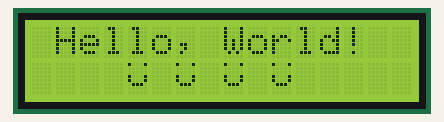
Simulated run of this sketch. Board: Arduino Uno, built with avr-gcc and run on an emulated ATmega328P. Shown: 16×2 character LCD.

Above: at 0.6 s.
At 5.7 s:
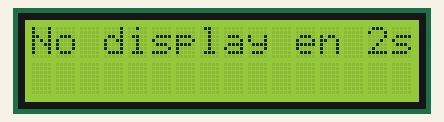
At 12.7 s:
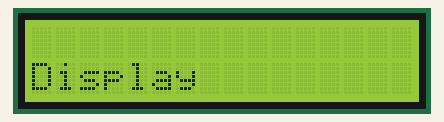
At 17.7 s:
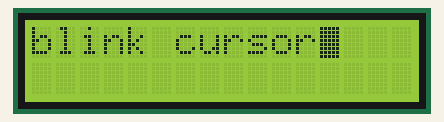
At 22.7 s:
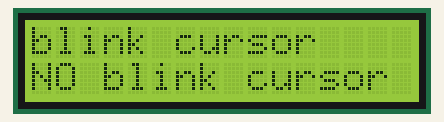
At 27.7 s:
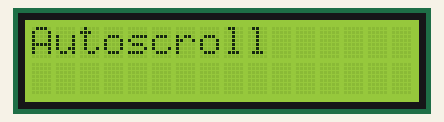

Measured:
- what the display in image 0 shows lasts 5.2 s, from 0.5 s to 5.7 s
- what the display in image 1 shows lasts 2.0 s, from 5.7 s to 7.7 s
- what the display in image 2 shows lasts 5.0 s, from 12.7 s to 17.7 s

The sketch:

lcd1602a.ino
```cpp
/*
  Librería LiquidCrystal - Hello World

  Demostración del uso en display LCD 16x2.  La librería LiquidCrystal
  trabaja con todos los LCD que son compatibles con el controlador
  Hitachi HD44780.

  El ciruito:
   LCD RS pin to digital pin 12
   LCD Enable pin to digital pin 11
   LCD D4 pin to digital pin 5
   LCD D5 pin to digital pin 4
   LCD D6 pin to digital pin 3
   LCD D7 pin to digital pin 2
   LCD R/W pin to ground
   LCD VSS pin to ground
   LCD VCC pin to 5V
   10K resistor:
   ends to +5V and ground
   wiper to LCD VO pin (pin 3)
*/

// incluir el codigo de la librería
#include <LiquidCrystal.h>

// Inicializa la librería asociando los pines del LCD con los
//números de pines conectados al Arduino
const int rs = 12, en = 11, d4 = 5, d5 = 4, d6 = 3, d7 = 2;
LiquidCrystal lcd(rs, en, d4, d5, d6, d7);
//creo un caracter personalizado de una carita sonriente
byte smiley[8] = {
  B10001,
  B00000,
  B00000,
  B10001,
  B10001,
  B01110,
  B00000,
};
void setup() {
  // Establesco el número de columnas y fils del LCD:
  lcd.begin(16, 2);
  //Creo el caracter personalizado en la posición 0
  lcd.createChar(0, smiley);
}

void loop() {
  // Limpio e imprimo el mensaje al LCD:
  lcd.clear();
  lcd.print(" Hello, World!");
  //Posiciono el cursor en la columna 5 y fila 2:
  lcd.setCursor(4, 1);
  //Imprimo 4 caracteres personalizados (carita sonriente):
  for (int i = 0; i < 4; i++) {
    lcd.write(byte(0));
    lcd.write(' ');
    delay(150);
  }
  delay(5000);
  lcd.clear();
  lcd.print("No display en 2s");
  delay(2000);
  //Apago el display del LCD:
  lcd.noDisplay();
  delay(5000);
  lcd.clear();
  lcd.setCursor(0, 1);
  //Imprimo sobre el LCD con el display apagado:
  lcd.print("Display");
  //Activo el display y muestro el mensaje:
  lcd.display();
  delay(5000);
  lcd.clear();
  //Imprimo mensaje con cursor titilando:
  lcd.blink();
  lcd.print("blink cursor");
  delay(5000);
  lcd.setCursor(0, 1);
  //Desactivo el cursor titilando:
  lcd.noBlink();
  lcd.print("NO blink cursor");
  delay(5000);
  // Activo el scroll automático:
  lcd.clear();
  lcd.print("Autoscroll");
  delay(2000);
  lcd.setCursor(0, 1);
  // print from 0 to 9:
  for (int thisChar = 0; thisChar < 10; thisChar++) {
    lcd.print(thisChar);
    delay(500);
  }
  lcd.setCursor(16, 1);
  // Activo en el display el scroll automático:
  lcd.autoscroll();
  // print from 0 to 9:
  for (int thisChar = 0; thisChar < 10; thisChar++) {
    lcd.print(thisChar);
    delay(500);
  }
  lcd.noAutoscroll();

  // scroll 13 posiciones a la izquierda
  // los muevo fuera de la pantalla a la izquierda:
  for (int positionCounter = 0; positionCounter < 13; positionCounter++) {
    // scroll una posición a la izquierda:
    lcd.scrollDisplayLeft();
    // wait a bit:
    delay(200);
  }

  // scroll 29 posiciones (longitud del mensaje + longitud del display) hacia la derecha
  // los muevo fuera de la pantalla hacia la derecha:
  for (int positionCounter = 0; positionCounter < 29; positionCounter++) {
    // scroll una posición a la derecha:
    lcd.scrollDisplayRight();
    // wait a bit:
    delay(200);
  }

  // scroll 16 posiciones (longitud de la pantalla + longitud del mensaje) hacial la derecha
  // lo muevo para centrar el mensaje:
  for (int positionCounter = 0; positionCounter < 16; positionCounter++) {
    // scroll una posición a la izquierda:
    lcd.scrollDisplayLeft();
    // wait a bit:
    delay(200);
  }

  // retardo el fin del loop 1s.:
  delay(1000);
}
```
